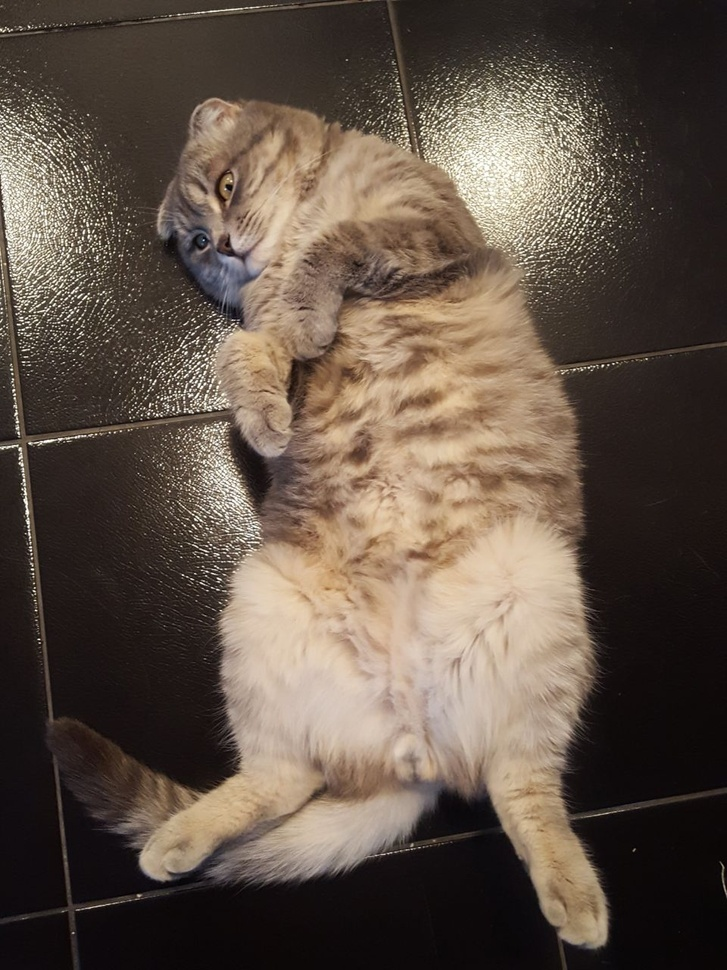
#> input picture cat.jpeg, 727 x 970 px, shrunk from 960 x 1280 before the run
$ jupyter execute --allow-errors PCA.ipynb
#> lines starting #> are read from the running program, lines starting #| are printed output that depends on the picture
[cell 1]
import numpy as np
import matplotlib.pyplot as plt
from PIL import Image

from mpl_toolkits.mplot3d import Axes3D
from mpl_toolkits.mplot3d import proj3d

[cell 2]
img = Image.open('cat.jpeg')
#> img is the input picture: PIL image 727x970 RGB; mean R, G, B 96.3, 82.6, 71.1
img = img.convert('L', colors=256)
#> img: PIL image 727x970 L
img = np.array(img, dtype=np.uint8)
imgplot = plt.imshow(img, cmap='gray')
plt.show()

[cell 3]
print('Shape of image:', img.shape)
#| Shape of image: (970, 727)

[cell 4]
# PCA for synthetic dataset

X = np.asarray([[12, 15, 20, 24, 27, 30, 63, 8, 67, 43, 11, 15, 67],
                [34, 31, 29, 88, 76, 80, 89, 53, 48, 66, 45, 50, 85],
                [45, 50, 43, 60, 65, 59, 89, 53, 43, 31, 33, 40, 80]]).T
print('Shape of input data:', X.shape)

[cell 5]
fig = plt.figure(figsize=(8,8))
ax = fig.add_subplot(111, projection='3d')
plt.rcParams['legend.fontsize'] = 10
ax.plot(X.T[0,:], X.T[1,:], X.T[2,:], 'o', markersize=8, color='blue', alpha=0.5, label='Initial')

ax.legend(loc='upper right')

plt.show()

[cell 6]
# standardization

def standardize(X):
    """
    standardizing data before processing

    Arguments:
    X -- matrix of input features of shape (n_examples, n_features)

    Returns:
    X_stand -- standardized matrix of shape (n_examples, n_features)
    stand_parameters -- matrix of standardization parameters, such as mean and std by columns;
        shape (2, n_features)
    """

    n_examples = X.shape[0]
    n_features = X.shape[1]
    stand_parameters = np.zeros((2, n_features))

    X_mean = np.mean(X, axis=0)
    X_std = np.std(X, axis=0)

    stand_parameters[0] = X_mean
    stand_parameters[1] = X_std

    X_stand = (X - X_mean) / X_std

    return X_stand, stand_parameters

[cell 7]
stand_test, stand_pars_test = standardize(X)
print('Standardized:')
print(stand_test[0])
print('Parameters:')
print(stand_pars_test)

[cell 8]
# standardization using sklearn

from sklearn.preprocessing import StandardScaler

scaler = StandardScaler()
XX = scaler.fit_transform(X)
print('Standardized:')
print(XX[0])
print('Parameters:')
print(scaler.mean_)
print(scaler.scale_)

[cell 9]
# Eigen vectors/values decomposition

class Eigendecomposition():

    def covariance(self, X):
        """
        Calculates eigenvectors and eigenvalues of covariance matrix
        Arguments:

        X -- standardized input matrix with shape (n_examples, n_features)

        Returnes:

        eig_vals -- array of eigenvalues with shape (n_features, )
        eig_vecs -- matrix of eigenvectors with shape (n_features, n_features)
        """

        cov_matrix = np.cov(X.T)

        e_val, e_vect = np.linalg.eig(cov_matrix)

        return e_val, e_vect

    def correlation(self, X):
        """
        Calculates eigenvectors and eigenvalues of correlation matrix
        Arguments:

        X -- standardized input matrix with shape (n_examples, n_features)

        Returnes:

        eig_vals -- array of eigenvalues with shape (n_features, )
        eig_vecs -- matrix of eigenvectors with shape (n_features, n_features)
        """

        corr_matrix =np.corrcoef(X.T)

        e_val, e_vect = np.linalg.eig(corr_matrix)

        return e_val, e_vect

    def svd(self, X):
        """
        Calculates eigenvectors and eigenvalues by svd
        Arguments:

        X -- standardized input matrix with shape (n_examples, n_features)

        Returnes:

        eig_vals -- array of eigenvalues with shape (n_features, )
        eig_vecs -- matrix of eigenvectors with shape (n_features, n_features)
        """

        u, s, v = np.linalg.svd(X)

        e_vect = v.T
        e_val = s

        return e_val, e_vect

[cell 10]
cov_vals, cov_vects = Eigendecomposition().covariance(stand_test)
cov_vals

[cell 11]
cov_vects

[cell 12]
for ev in cov_vects:
    np.testing.assert_array_almost_equal(1.0, np.linalg.norm(ev))
print('Everything ok!')

[cell 13]
cor_vals, cor_vects = Eigendecomposition().correlation(stand_test)
cor_vals

[cell 14]
cor_vects

[cell 15]
for ev in cor_vects:
    np.testing.assert_array_almost_equal(1.0, np.linalg.norm(ev))
print('Everything ok!')

[cell 16]
svd_vals, svd_vects = Eigendecomposition().svd(stand_test)
svd_vals

[cell 17]
svd_vects

[cell 18]
for ev in svd_vects:
    np.testing.assert_array_almost_equal(1.0, np.linalg.norm(ev))
print('Everything ok!')

[cell 19]
# PCA

class PCA():
    """
    Parameters:
    -----------
    X -- matrix of input features of shape (n_examples, n_features)
    n -- number of principal components
    """

    def __init__(self, X, n, eigendecomposition):
        self.X = X
        self.n = n
        self.eigendecomposition = eigendecomposition
        self.X_stand = None
        self.stand_params = None

    def transform(self):
        """
        Transforms the samples into the new subspace

        Returns:
        transformed -- reduced matrix of input features with shape (n_samples, n)
        matrix_w -- matrix of n eigenvectors with largest eigenvalues with shape (n_features, n)
        """

        self.X_stand, self.stand_params = standardize(self.X)
        n_features = self.X_stand.shape[1]

        e_val, e_vect = self.eigendecomposition(self.X_stand)

        len_e_val = len(e_val)
        low_ind = len_e_val - self.n - 1
        inds = np.argpartition(e_val, range(len_e_val))[(len_e_val-1):low_ind:-1]
        matrix_w = np.zeros((n_features, 1))
        matrix_w[:, 0] = e_vect[:, inds[0]]

        for idx in inds[1:]:
            e_vect_column = e_vect[:, idx]
            e_vect_column = e_vect_column[:, np.newaxis]
            matrix_w = np.hstack((matrix_w, e_vect_column))

        transformed = np.dot(self.X_stand, matrix_w)
        self.Y = transformed

        return transformed, matrix_w


    def restore(self):
        """
        Restores "original" values

        Returns:
        matrix with shape (n_features, n_examples),
            containing restored values depending on reduced input matrix of features
        """

        transformed, matrix_w = self.transform()

        restored_values = np.dot(transformed, matrix_w.T)
        restored_values = restored_values * self.stand_params[1] + self.stand_params[0]

        return restored_values

[cell 20]
tot = sum(cov_vals)
var_exp = [(i / tot)*100 for i in sorted(cov_vals, reverse=True)]
cum_var_exp = np.cumsum(var_exp)

#> (the rest of this cell did not finish here and is left out)

[cell 21]
pca = PCA(X, 2, Eigendecomposition().correlation)

[cell 22]
reduced_x, reduced_eigenvects = pca.transform()
print('Reduced input matrix:')
print(reduced_x[:5])

[cell 23]
plt.plot(reduced_x.T[0,:], reduced_x.T[1,:], 'o', markersize=7, color='blue', alpha=0.5, label='Reduced')

plt.xlabel('x_values')
plt.ylabel('y_values')
plt.legend()

plt.show()

[cell 24]
new_x = pca.restore()
print('Restored:')
print(new_x[:5])

[cell 25]
fig = plt.figure(figsize=(8,8))
ax = fig.add_subplot(111, projection='3d')
ax.plot(X.T[0,:], X.T[1,:], X.T[2,:], 'o', markersize=8, color='blue', alpha=0.5, label='Initial')
ax.plot(new_x.T[0,:], new_x.T[1,:], new_x.T[2,:], '^', markersize=8, alpha=0.5, color='red', label='Restored')

ax.legend(loc='upper right')


plt.show()
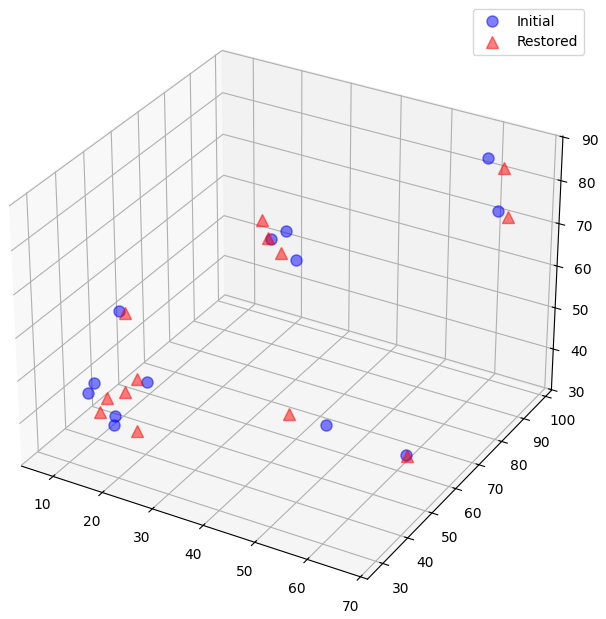
#> figure drawn by matplotlib, 1 panel

[cell 26]
# Applying PCA to image

pca_img = PCA(img, 50, Eigendecomposition().covariance)

[cell 27]
reduced_img, reduced_eigenvects_img = pca_img.transform()
#> in standardize (call 4), `X_mean = np.mean(X, axis=0)`: X_mean = 727 values, max 143.3 at index 519, min 19.94 at index 716, mean 85.36
#> in standardize (call 4), `X_std = np.std(X, axis=0)`: X_std = 727 values, max 73.81 at index 478, min 8.73 at index 718, mean 48.6
#> in standardize (call 4), `X_stand = (X - X_mean) / X_std`:
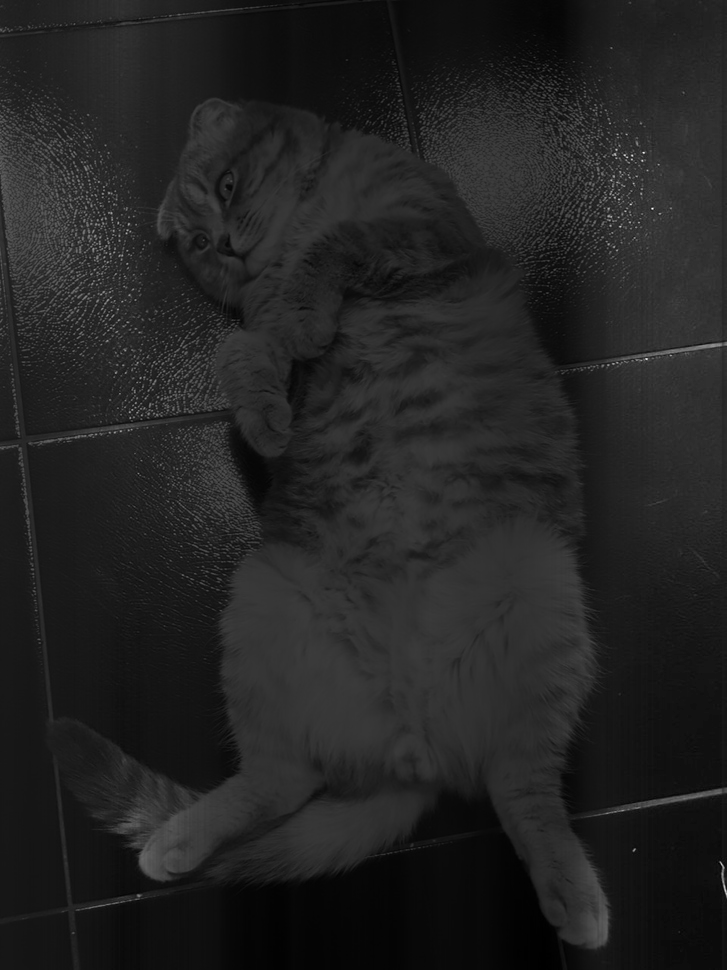
#> X_stand: shape (970, 727) float64; min -2.18, max 13.67, mean -7.74e-18; drawn with min black and max white
#> in covariance (call 2), `cov_matrix = np.cov(X.T)`:
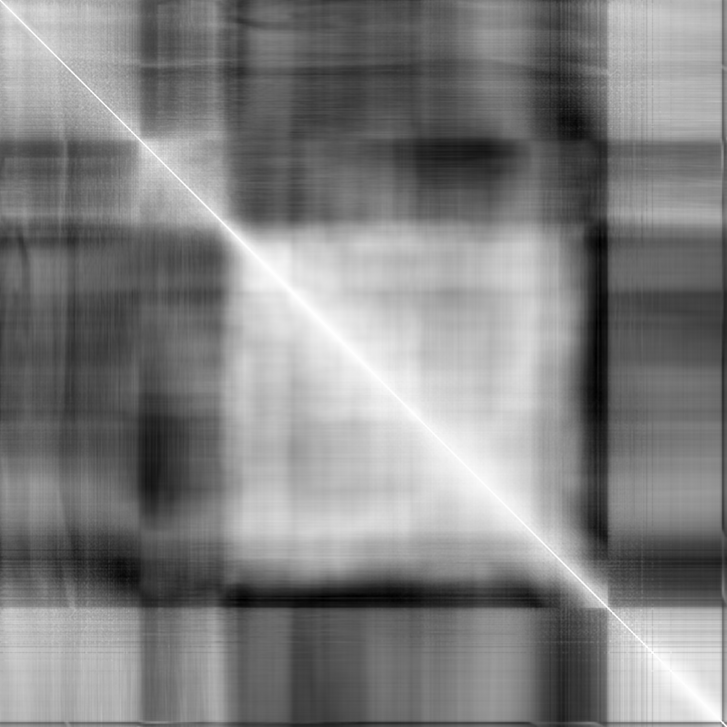
#> cov_matrix: shape (727, 727) float64; min -0.416, max 1, mean 0.3; drawn with min black and max white
#> in covariance (call 2), `e_val, e_vect = np.linalg.eig(cov_matrix)`:
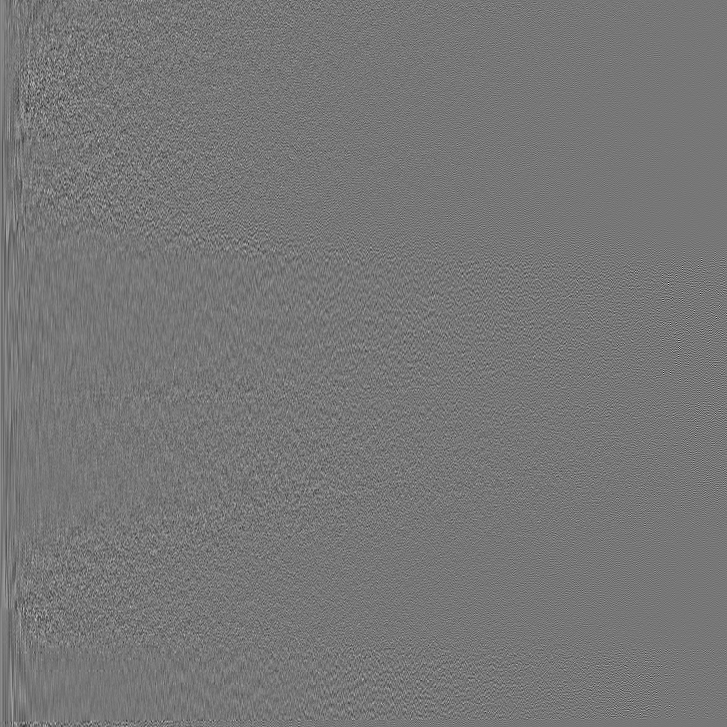
#> e_vect: shape (727, 727) float64; min -0.326, max 0.371, mean 7.48e-05; drawn with min black and max white
#> in covariance (call 2), `e_val, e_vect = np.linalg.eig(cov_matrix)`: e_val = 727 values, max 254.6 at index 0, min 5.91e-06 at index 662, mean 1
#> in transform (call 3), `len_e_val = len(e_val)`: len_e_val = 727
#> in transform (call 3), `low_ind = len_e_val - self.n - 1`: low_ind = 676
#> in transform (call 3), `inds = np.argpartition(e_val, range(len_e_val))[(len_e_val-1):low_ind:..`: inds = 50 values, max 49 at index 49, min 0 at index 0, mean 24.5
#> the loop in transform (call 3), `for idx in inds[1:]:` made 49 passes
#> idx on passes 24, 25, 26, 45: 25, 26, 24, 46
#> after the loop in transform (call 3), `for idx in inds[1:]:`:
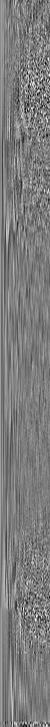
#> matrix_w: shape (727, 50) float64; min -0.192, max 0.201, mean 0.00111; drawn with min black and max white
#> in transform (call 3), `transformed = np.dot(self.X_stand, matrix_w)`:
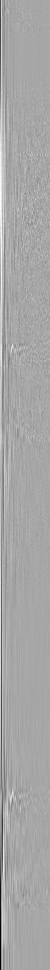
#> transformed: shape (970, 50) float64; min -39.55, max 20.95, mean 0; drawn with min black and max white
print('Reduced array:')
print(reduced_img.shape)
#| (970, 50)

[cell 28]
restored_img = pca_img.restore()
#> in restore (call 2), `restored_values = np.dot(transformed, matrix_w.T)`:
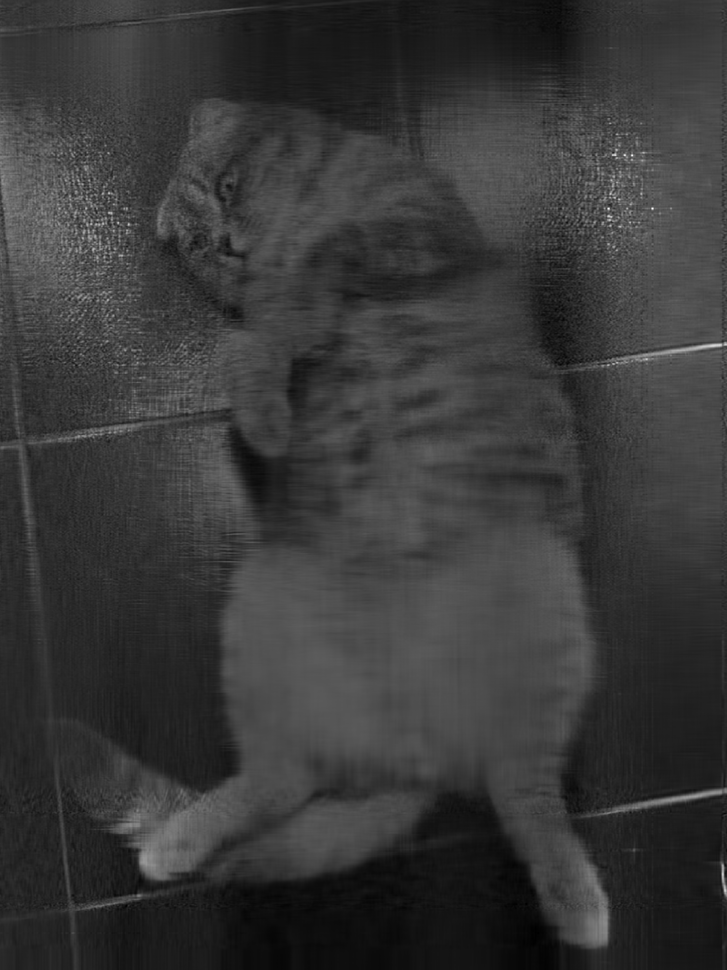
#> restored_values: shape (970, 727) float64; min -2.43, max 8.49, mean 4.39e-17; drawn with min black and max white
#> in restore (call 2), `restored_values = restored_values * self.stand_params[1] + self.stand_..`:
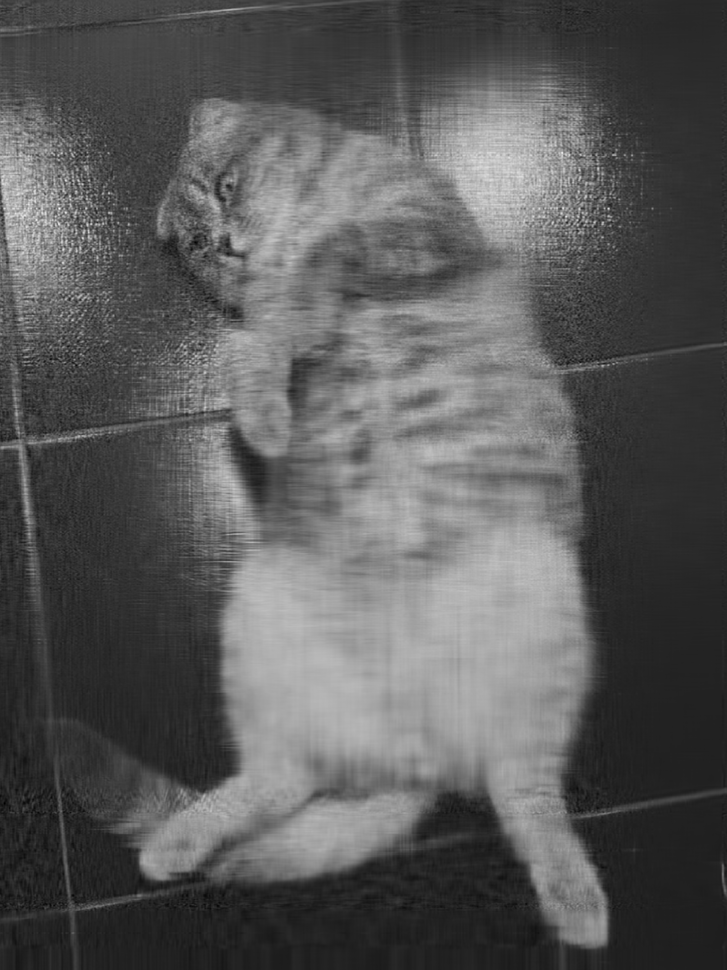
#> restored_values: shape (970, 727) float64; min -34.66, max 305.3, mean 85.4; drawn with min black and max white

[cell 29]
imgplot = plt.imshow(img, cmap='gray')
print('Initial:')
plt.show()

[cell 30]
imgplot = plt.imshow(restored_img, cmap='gray')
print('Restored:')
plt.show()

[cell 31]
# Using sklearn - PCA and TruncatedSVD

from sklearn.decomposition import TruncatedSVD

n_feats = 50

trunc = TruncatedSVD(n_components=n_feats)
trunc.fit(img)
reduced_img = trunc.transform(img)
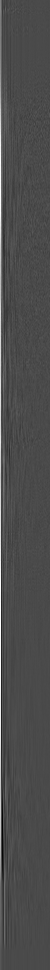
#> reduced_img: shape (970, 50) float64; min -1510.3, max 3673.4, mean 51.2; drawn with min black and max white
print('Reduced array:')
print(reduced_img.shape)
#| (970, 50)

[cell 32]
restored_img = pca_img.restore()

[cell 33]
imgplot = plt.imshow(img, cmap='gray')
print('Initial:')
plt.show()

[cell 34]
imgplot = plt.imshow(restored_img, cmap='gray')
print('Restored:')
plt.show()

[cell 35]
from sklearn.decomposition import PCA

pca = PCA(n_components=0.913)
pca.fit(img)
reduced_img = pca.transform(img)
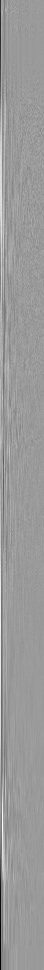
#> reduced_img: shape (970, 44) float64; min -2216.2, max 1446.2, mean 0; drawn with min black and max white
print('Reduced array:')
print(reduced_img.shape)
#| (970, 44)

[cell 36]
restored_img = pca_img.restore()

[cell 37]
imgplot = plt.imshow(restored_img, cmap='gray')
print('Restored:')
plt.show()

[cell 38]
for i, component in enumerate(pca.components_):
    print("{} component: {}% of initial variance".format(i + 1,
          round(100 * pca.explained_variance_ratio_[i], 2)))

[cell 39]
# Fraction of explained (by principal components) variance

sum_variance = 0

for i, component in enumerate(pca.components_):
    sum_variance += pca.explained_variance_ratio_[i]

sum_variance
